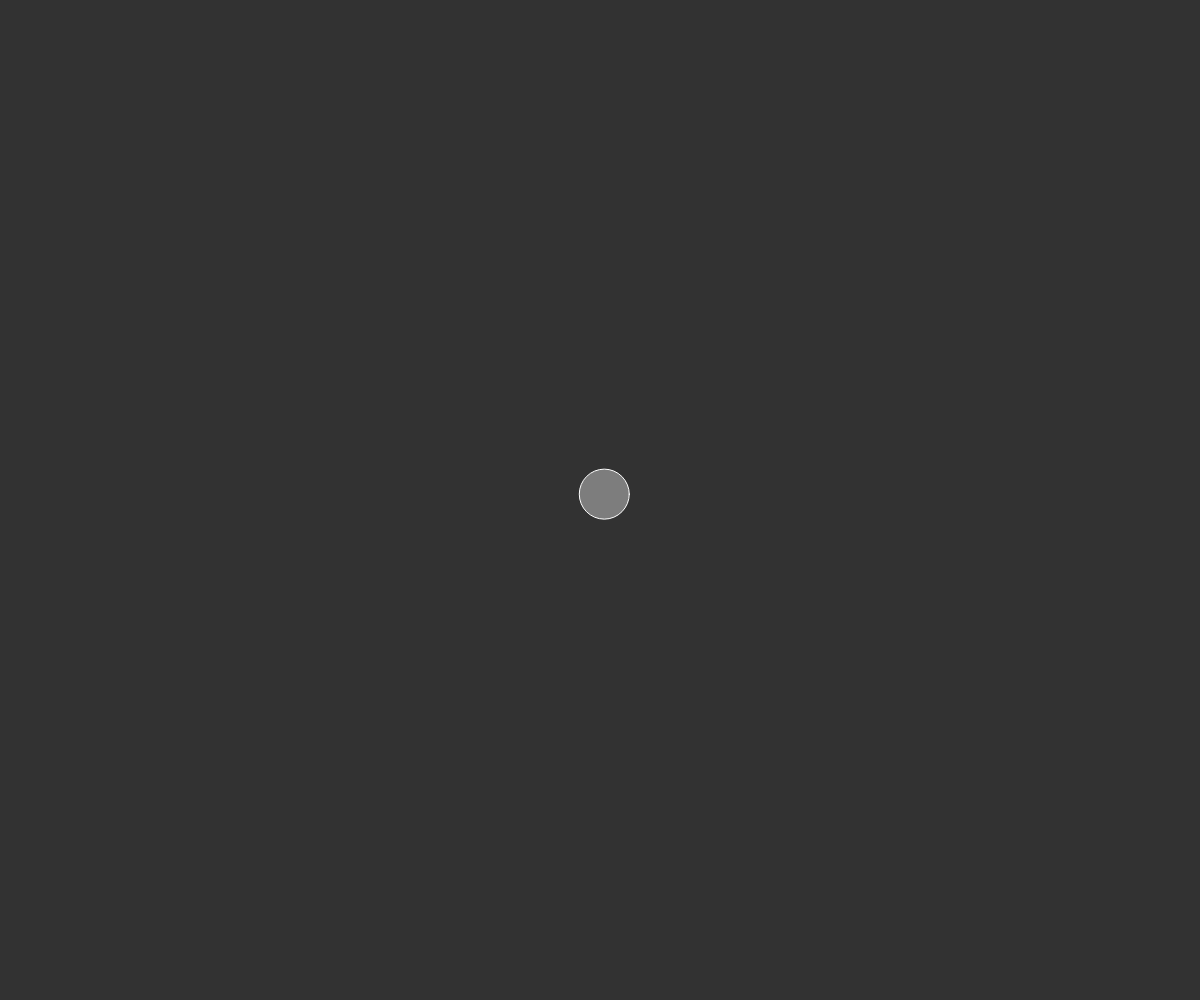
Frame 1 (no input)
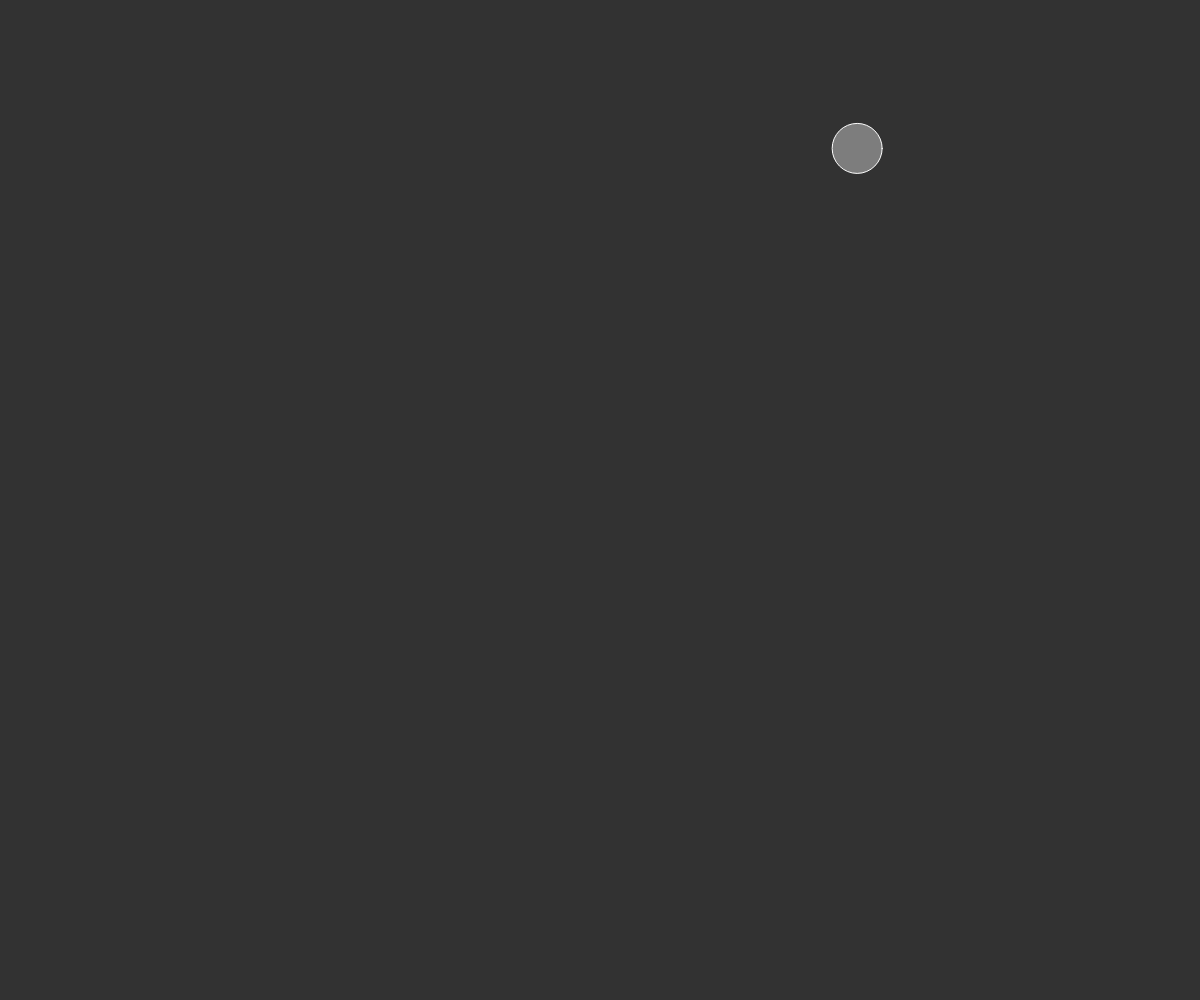
Frame 60 (no input)
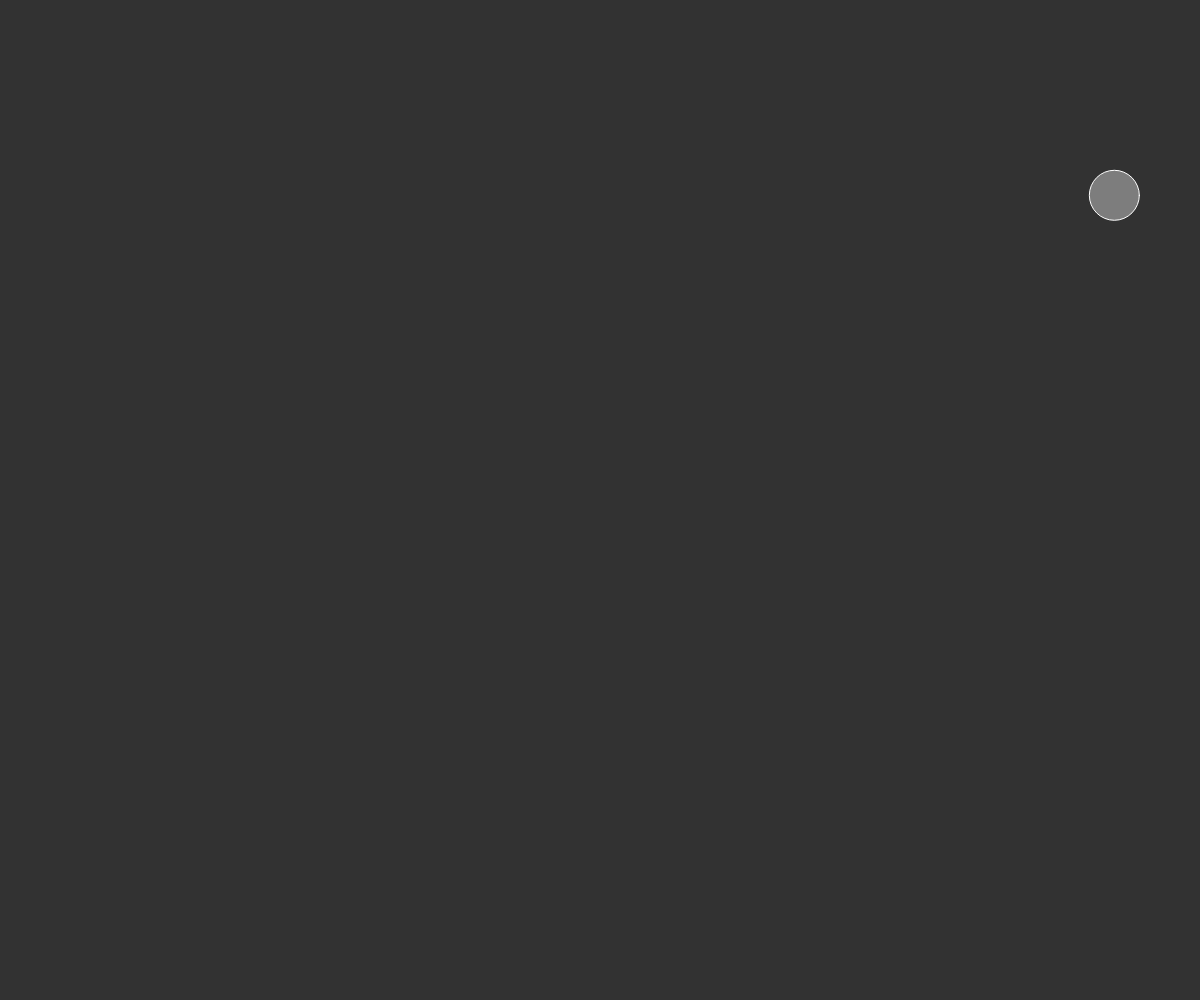
Frame 120 (the mouse pressed at the canvas centre since frame 60)

The p5.js sketch that drew these frames (run headless with seeded random() and noise() and a simulated clock; from frame 60 on, the mouse is pressed at the canvas centre):

// p5.js sketch
// ── sketch.js
var blob2;

function setup() {
  createCanvas(windowWidth, windowHeight);
  
  fill(125);
  stroke(255);

  blob2 = new Blob2(); 
}

function draw() {
  background(50);
  
  blob2.move();
  blob2.display();
}
// ── Blob2.js
var Blob2 = function () {
   this.x = width/2;
   this.y = height/2;
   this.w = 50;
   this.dirX = random(-10, 10);
   this.dirY = random(-10, 10);
};

Blob2.prototype.move = function() {

    this.x = this.x + this.dirX;

    if ((this.x > width) || (this.x < 0)) {
      this.dirX = this.dirX * - 1;
    }

    this.y = this.y + this.dirY;

    if ((this.y > height) || (this.y < 0)) {
      this.dirY = this.dirY * - 1;
    }
};

Blob2.prototype.display = function() {
    ellipse(this.x, this.y, this.w, this.w);
};
